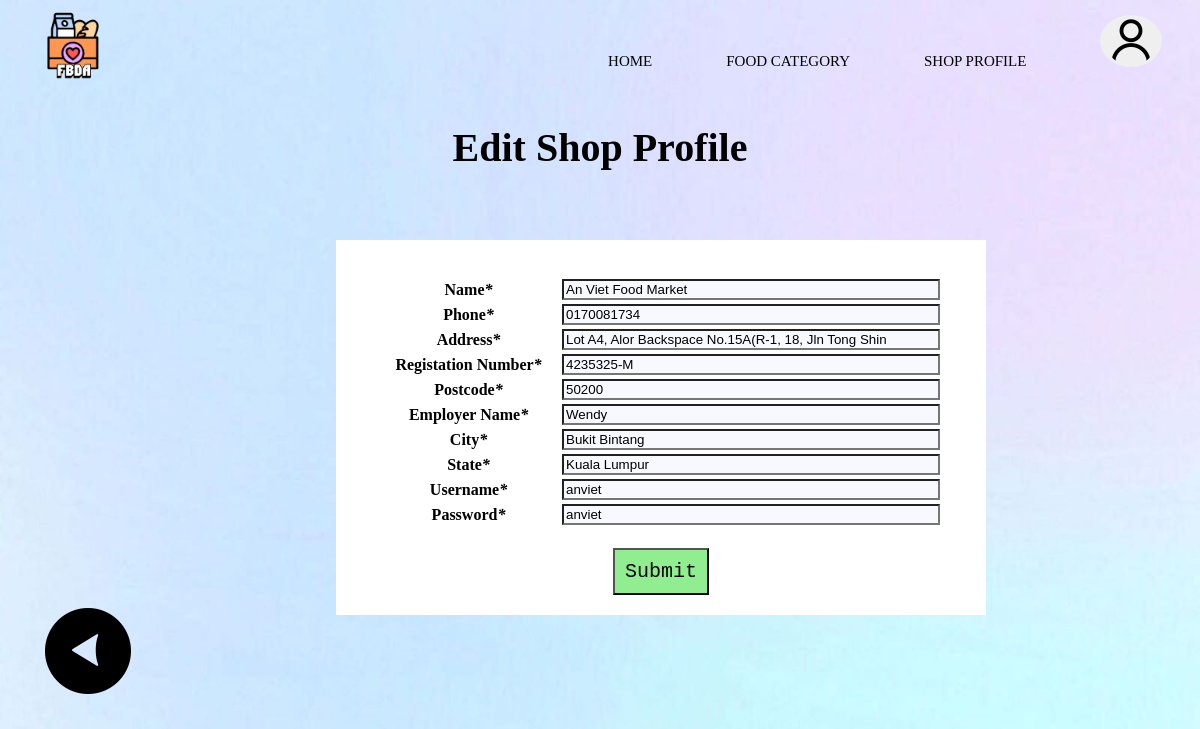
Screenshot of /asg/ShopEditProfile.php?id=1 with the database file from the repository.
### tables this page shows
CREATE TABLE `shop` (
  `Shop_ID` int(30) NOT NULL,
  `Shop_Name` varchar(255) NOT NULL,
  `Shop_Address` varchar(255) NOT NULL,
  `Shop_Postcode` int(11) NOT NULL,
  `Shop_Phone` varchar(20) NOT NULL,
  `Shop_RegisNo` varchar(20) NOT NULL,
  `Employer_Name` varchar(255) NOT NULL,
  `Shop_UserName` varchar(20) NOT NULL,
  `Shop_Password` varchar(20) NOT NULL,
  `Admin_ID` int(30) NOT NULL,
  `Location_ID` int(30) NOT NULL
);

CREATE TABLE `distribution_location` (
  `Location_ID` int(30) NOT NULL,
  `Location_City` varchar(30) NOT NULL,
  `Location_State` varchar(30) NOT NULL
);

### asg/ShopEditProfile.php (the view, shortened to what this page needs)
<?php
function valid($id, $ShopName,$ShopAddress ,$ShopPostcode,$ShopPhone,$ShopRegisNo,$EmployerName,$Username,$Password,$city,$instate,$error)
{
?>
    <!DOCTYPE html>
    <html>
    <head>
    <link rel="stylesheet" href="format.css">
    </head>
    <body>
    <div id ="nav-placeholder"></div>
    <form action = "" method = "POST">
    <p id = "title" style = "text-align: center">Edit Shop Profile</p>
        <div class = "formPosition">
        <div class = "form">
        <table>
    <tr>
    <td width="179"><b>Name<em>*</em></b></td>
    <td><label>
    <input type="text" name="name" value="<?php echo $ShopName; ?>" />
    </label></td>
    </tr>
    <tr>
    <td width="179"><b>Phone<em>*</em></b></td>
    <td><label>
    <input type="text" name="phone" value="<?php echo $ShopPhone; ?>" />
    </label></td>
    </tr>
    <tr>
    <td width="179"><b>Address<em>*</em></b></td>
    <td><label>
    <input type="text" name="address" value="<?php echo $ShopAddress; ?>" />
    </label></td>
    </tr>
    <tr>
    <td width="179"><b>Registation Number<em>*</em></b></td>
    <td><label>
    <input type="text" name="regisNo" value="<?php echo $ShopRegisNo; ?>" />
    </label></td>
    </tr>
    <tr>
    <td width="179"><b>Postcode<em>*</em></b></td>
    <td><label>
    <input type="text" name="postcode" value="<?php echo $ShopPostcode; ?>" />
    </label></td>
    </tr>
    <tr>
    <td width="179"><b>Employer Name<em>*</em></b></td>
    <td><label>
    <input type="text" name="employer" value="<?php echo $EmployerName; ?>" />
    </label></td>
    </tr>
    <tr>
    <td width="179"><b>City<em>*</em></b></td>
    <td><label>
    <input type="text" name="city" value="<?php echo $city; ?>" />
    </label></td>
    </tr>
    <tr>
    <td width="179"><b>State<em>*</em></b></td>
    <td><label>
    <input type="text" name="state" value="<?php echo $instate; ?>" />
    </label></td>
    </tr>
    <tr>
    <td width="179"><b>Username<em>*</em></b></td>
    <td><label>
    <input type="text" name="username" value="<?php echo $Username; ?>" />
    </label></td>
    </tr>
    <tr>
    <td width="179"><b>Password<em>*</em></b></td>
    <td><label>
    <input type="text" name="password" value="<?php echo $Password; ?>" />
    </label></td>
    </tr>
    <br>
    <br>
    </table>
    <button type ="submit"name = "submit" id = "submit">Submit</button>
</div>
</div>
</form>
<a href='http://localhost/asg/ShopProfile.php'><img src = "pic/arrow.png" alt="back" class="arrow"></a>
    </body>
    </html>
    <?php
}
include('index3.php');
if (isset($_POST['submit']))
{
   if (is_numeric($_POST['id']))
    {
    $id = mysqli_real_escape_string($con,$_POST['id']);
    $name = mysqli_real_escape_string($con,$_POST['name']);
    $phone = mysqli_real_escape_string($con,$_POST['phone']);
    $address = mysqli_real_escape_string($con,$_POST['address']);
    $postcode = mysqli_real_escape_string($con,$_POST['postcode']);
    $city = mysqli_real_escape_string($con,$_POST['city']);
    $state = mysqli_real_escape_string($con,$_POST['state']);
    $employer = mysqli_real_escape_string($con,$_POST['employer']);
    $regisNo = mysqli_real_escape_string($con,$_POST['regisNo']);
    $username = mysqli_real_escape_string($con,$_POST['username']);
    $password = mysqli_real_escape_string($con,$_POST['password']);
        if ($name == '' || $phone == '' || $address == '' || $username == ''
            || $password == '' || $postcode == ''|| $city == '' || $state == '' || $regisNo == '' || $employer == '')
        {
          $error = 'ERROR: Please fill in all required fields!';
            valid($id,$name,$phone ,$address,$postcode,$city,$employer,$username,$password,$city,$state,$error);
        }
        else
        {
        $result =  mysqli_query($con,"UPDATE shop SET Shop_Name='$name',Shop_Phone='$phone' ,Shop_Address = '$address',Shop_Postcode = '$postcode',
                            Shop_RegisNo = '$regisNo',Employer_Name = '$employer',Shop_UserName  = '$username',Shop_Password = '$password'
                            WHERE Shop_ID ='$id'")or die(mysqli_error());
        valid($id,$name,$phone ,$address,$postcode,$city,$employer,$username,$password,$city,$instate,$error);
        header("Location: ShopProfile.php");
        }
    }
    else
    {
    echo 'Error!';
    }
}
else {
    if (isset($_GET['id']) )
    {
    $id = (int)$_GET['id'];
    $sql = "SELECT * FROM shop AS S INNER JOIN distribution_location AS D
    ON D.Location_ID = S.Location_ID
    WHERE S.Shop_ID = '$id'";
    $result = mysqli_query($con,$sql);
    $row = mysqli_fetch_array($result);
        if($row)
        {
        $ShopName = $row['Shop_Name'];
        $ShopAddress = $row['Shop_Address'];
        $ShopPostcode = $row['Shop_Postcode'];
        $ShopPhone = $row['Shop_Phone'];
        $ShopRegisNo = $row['Shop_RegisNo'];
        $EmployerName = $row['Employer_Name'];
        $Username = $row['Shop_UserName'];
        $Password= $row['Shop_Password'];
        $city = $row['Location_City'];
        $instate = $row['Location_State'];
        valid($id, $ShopName,  $ShopAddress ,$ShopPostcode,$ShopPhone,$ShopRegisNo,$EmployerName,$Username,$Password,$city,$instate,'');
        }
        else
        {
        echo "No results!";
        }
    }
    else{
        echo "Error";
    }
}
?>

### asg/format.css (style rules this page uses)
body { background-image: url("pic/background.jpg"); background-repeat: no-repeat; background-attachment: fixed; background-size: cover; }

### asg/ShopEditProfile.php (style rules this page uses)
.formPosition { position:absolute; top: 30%; margin:auto; left: 28%; }
.form { padding : 0px 40px; background-color: white; width: 570px; margin: auto; text-align: center; }
input[type=text] { width :200%; display:inline-block; background:ghostwhite; }
#submit { margin: 20px; background-color: #90EE90; padding: 10px 10px; font-size: 20px; font-family: Lucida Console, monospace; }
#title { font-weight: bold; font-size: 40px; font-family: Lucida; }
.arrow { width: 100px; height: 100px; margin-top: 390px; margin-left: 30px; }

### rows the page displays
shop: name "An Viet Food Market", phone "0170081734", address "Lot A4, Alor Backspace No.15A(R-1, 18, Jln Tong Shin", regisNo "4235325-M", postcode "50200", employer "Wendy", city "Bukit Bintang", state "Kuala Lumpur", username "anviet", password "anviet"
